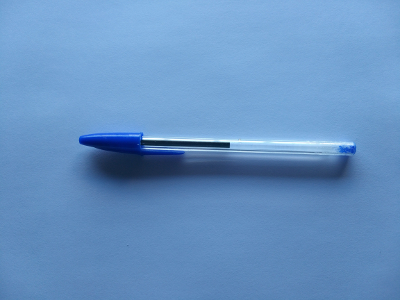
#> input picture ejercicioscapitulo9/img1.jpg, 400 x 300 px
$ python rastreo_shi_tomasi.py
#> lines starting #> are read from the running program, lines starting #| are printed output that depends on the picture; after the words box and inside, x2 and y2 are one past the last pixel; in counts of white or black regions, pixels touching at a corner belong together
#rastreo_shi_tomasi.py
import cv2
import numpy as np
import matplotlib.pyplot as plt

img = cv2.imread('img1.jpg')
#> img is the input picture: shape (300, 400, 3); mean B, G, R 194.1, 146.4, 102.9
gray = cv2.cvtColor(img, cv2.COLOR_BGR2GRAY)
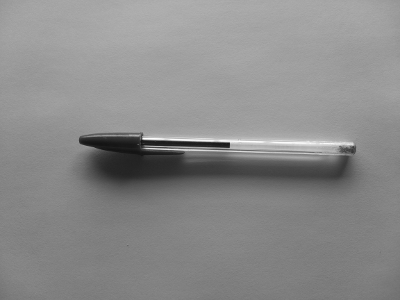
#> gray: shape (300, 400); min 19, max 255, mean 138.7
#  ALGORITMO SHI-TOMASI
# maxCorners: Queremos solo los 100 mejores puntos
# qualityLevel: Calidad mínima (0.01 es permisivo, 0.3 es estricto)
# minDistance: Distancia mínima entre esquinas (para no agruparlas todas)
corners = cv2.goodFeaturesToTrack(gray, maxCorners=100,
                                  qualityLevel=0.01,
                                  minDistance=10)
#> corners = 14 rows, first 8: [143, 138], [229, 143], [353, 144], [144, 148], [340, 147], [80, 142], [183, 153], [129, 135]
# Convertir a enteros para poder dibujar
corners = np.int64(corners)
# Dibujar los puntos encontrados
vis = img.copy()
for i in corners:
    x, y = i.ravel()
    # Dibuja un círculo pequeño verde en cada esquina detectada
    cv2.circle(vis, (x, y), 5, (0, 255, 0), -1)
#> this loop made 14 passes
#> (x, y) on passes 1 to 12: (143, 138), (229, 143), (353, 144), (144, 148), (340, 147), (80, 142), (183, 153), (129, 135), (348, 157), (94, 149), (219, 140), (127, 246)
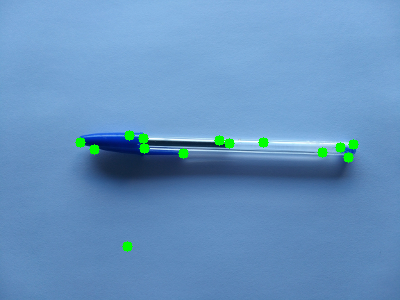
#> vis: shape (300, 400, 3); 0.94% of pixels changed, all inside (x1, y1, x2, y2) = (75, 130, 359, 252)
plt.imshow(cv2.cvtColor(vis, cv2.COLOR_BGR2RGB))
plt.title('Shi-Tomasi: Detección de características rastreables')
plt.axis('off')
plt.show()

$ run again, with ejercicioscapitulo9/img2.jpg copied over ejercicioscapitulo9/img1.jpg
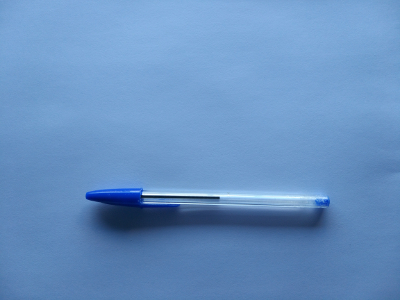
#> input picture ejercicioscapitulo9/img2.jpg, 400 x 300 px
#> img is the input picture: shape (300, 400, 3); mean B, G, R 193.1, 145.1, 103.8
#> `gray = cv2.cvtColor(img, cv2.COLOR_BGR2GRAY)`:
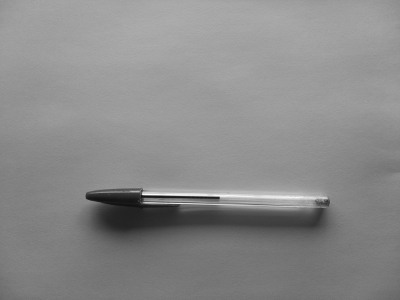
#> gray: shape (300, 400); min 16, max 253, mean 138.2
#> corners = [[143, 193], [218, 198], [326, 197], [86, 198], [315, 201], [179, 205], [130, 191], [323, 209], [100, 204]]
#> the loop `for i in corners:` made 9 passes
#> after the loop `for i in corners:`:
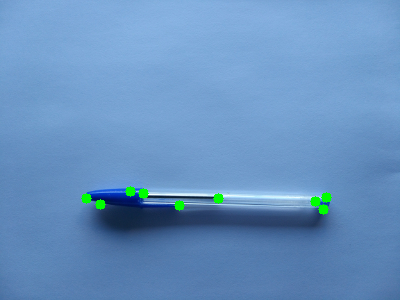
#> vis: shape (300, 400, 3); 0.61% of pixels changed, all inside (x1, y1, x2, y2) = (81, 186, 332, 215)
